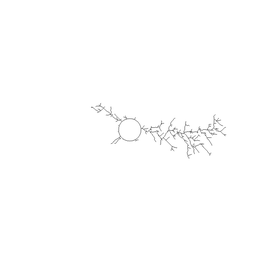
%> input picture PUF_DATA_COLORFLIPED/b31.tif, 260 x 260 px, shrunk from 800 x 800 before the run
$ octave monsoonScript31.m   (GNU Octave 9; MATLAB toolbox functions it lacks are replaced by stand-ins)
%> lines starting %> are read from the running program, lines starting %| are printed output that depends on the picture; in (x1, y1, x2, y2) boxes, pixels count from 0 and x2, y2 are one past the last pixel; in counts of white or black regions, pixels touching at a corner belong together; the program's own positions count from 1
### identification.m
function Rmat = identification(fileName, varargin)
%> called with fileName = 'b31.tif'
%PREPROCESS the initial image, the modeTYPE decide if the function need to
%handle the denoise the image and identificate the most possible one in reference set;

inputIMGE = imread(fileName);
%> inputIMGE is the input picture: size 260x260 uint8; min 112, max 255, mean 254.1
inputIMGE = im2double(inputIMGE);
%> inputIMGE: size 260x260 double
if (size(inputIMGE,3) == 3)
    inputIMGE = rgb2gray(inputIMGE);
end
inputIMGE = (inputIMGE*-1) + 1;
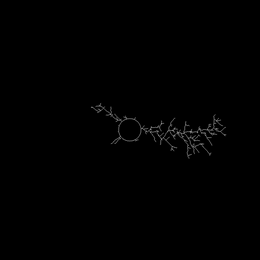
%> inputIMGE: size 260x260 double; min 0, max 0.561, mean 0.00365
[height, width] = size(inputIMGE);
%> height = 260; width = 260
rough_circle = hough_circle(inputIMGE,.5,0.1,33,37,1);

rough_circle = round(mean(rough_circle, 2));
circleCenter.x = rough_circle(1);
circleCenter.y = rough_circle(2);
circleCenter.radius = rough_circle(3);

%DENOISE PROCESS IF IT IS NECESSARY
if (~isempty(varargin))
    if (varargin{1} == "denoise")
        inputIMGE = denoiseHandle(inputIMGE);
    end
end

% Check more accurate radius
[xgrid, ygrid] = meshgrid(1:width, 1:height);
tempradius = circleCenter.radius;
for index = -3:3
    circle = sqrt((circleCenter.y - ygrid).^2 + (circleCenter.x...
        - xgrid).^2) <= tempradius + index;
    circle2 = sqrt((circleCenter.y - ygrid).^2 + (circleCenter.x...
        - xgrid).^2) <= tempradius + index -1;
    circleDiff = circle - circle2;
    [y, x] = find(circleDiff);
    temptotal = numel(y);
    if (sum(inputIMGE(y,x))/temptotal > .93)
        circleCenter.radius = tempradius + index;
        disp("succuessfully find the more accurate radius")
        break;
    end

    if (index == 3)
        circleCenter.radius = tempradius + .5;
    end
end


[TreeStruct, ~, ~, distinfo, angleinfo] = graph_based_rdGen(inputIMGE, circleCenter);

[maxmatchingRate, matchedTreeindex, Rmat] = mappingMain(TreeStruct,distinfo,angleinfo);
if (maxmatchingRate < 0.2)
    fprintf("The maxmachingRate is %d, which is too low. There is no PUF MATCHED!! \n", maxmatchingRate);
else
    fprintf("This testing PUF DENDRITE is matched to IMAGE b%d in reference!!! \n The mathcing Rate is %d!!!!! \n",...
        matchedTreeindex, maxmatchingRate);
end

fprintf("-----------------------------------------------------\n\n\n\n\n\n");

### hough_circle.m
function [para, hough_space,hough_circleOut] = hough_circle(BW,step_r,step_angle,r_min,r_max,p)
%> called with step_r = 0.5, step_angle = 0.1, r_min = 33, r_max = 37, p = 1
%[HOUGH_SPACE,HOUGH_CIRCLE,PARA] = HOUGH_CIRCLE(BW,STEP_R,STEP_ANGLE,R_MAX,P)

[m,n] = size(BW);
%> m = 260; n = 260
size_r = round((r_max-r_min)/step_r)+1;
size_angle = round(2*pi/step_angle);

hough_space = zeros(m,n,size_r);

[rows,cols] = find(BW);
%> rows = 1908 values from 103 to 161; cols = 1908 values from 90 to 229
ecount = size(rows);
%> ecount = [1908 1]

% Hough Transformation
% Transform (x,y) domain to (a, b, r) domain
% a = x-r*cos(angle)
% b = y-r*sin(angle)
for i=1:ecount
    for r=1:size_r
        for k=1:size_angle
            a = round(rows(i)-(r_min+(r-1)*step_r)*cos(k*step_angle));
            b = round(cols(i)-(r_min+(r-1)*step_r)*sin(k*step_angle));
            if(a>0&a<=m&b>0&b<=n)
                hough_space(a,b,r) = hough_space(a,b,r)+1;
            end
        end
    end
end

% ??????????
max_para = max(max(max(hough_space)));
%> max_para = 25
index = find(hough_space>=max_para*p);
%> index = 113995
length = size(index);
%> length = [1 1]
hough_circleOut=zeros(m,n);
for i=1:ecount
    for k=1:length
        par3 = floor(index(k)/(m*n))+1;
        par2 = floor((index(k)-(par3-1)*(m*n))/m)+1;
        par1 = index(k)-(par3-1)*(m*n)-(par2-1)*m;
        if((rows(i)-par1)^2+(cols(i)-par2)^2<(r_min+(par3-1)*step_r)^2+5&...
                (rows(i)-par1)^2+(cols(i)-par2)^2>(r_min+(par3-1)*step_r)^2-5)
            hough_circleOut(rows(i),cols(i)) = 1;
        end
    end
end
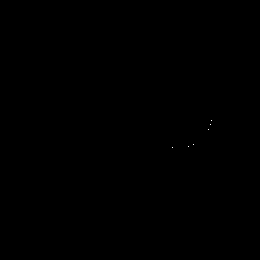
%> hough_circleOut: size 260x260 double; values 0 (black) and 1 (white), 0.01% white in thin lines or dots, all inside (x1, y1, x2, y2) = (172, 120, 212, 148)

% The output
for k=1:length
    par3 = floor(index(k)/(m*n))+1;
    par2 = floor((index(k)-(par3-1)*(m*n))/m)+1;
    par1 = index(k)-(par3-1)*(m*n)-(par2-1)*m;
    par3 = r_min+(par3-1)*step_r;
    fprintf(1,'Center%d at [%d, %d], radius = %d\n',k,par1,par2,par3);
    para(:,k) = [par1,par2,par3]';

end
%> this loop made 1 pass
%> (par3, par2, par1) on pass 1: (33.5, 179, 115)
%| Center1 at [115, 179], radius = 33.5
%> after the loop, para = [115; 179; 33.5]
%> in identification, `rough_circle = round(mean(rough_circle, 2));`: rough_circle = [115; 179; 34]
%> in identification, `circleCenter.x = rough_circle(1);`: circleCenter.x = 115
%> in identification, `circleCenter.y = rough_circle(2);`: circleCenter.y = 179
%> in identification, `circleCenter.radius = rough_circle(3);`: circleCenter.radius = 34
%> the loop in identification, `for index = -3:3` made 7 passes
%> (temptotal, circleCenter.radius) on pass 7: (240, 34.5)
%> temptotal on passes 1 to 6: 180, 208, 200, 216, 228, 200
%> pass 1, in identification, `circle2 = sqrt((circleCenter.y - ygrid).^2 + (circleCenter.x - xgrid)...`:
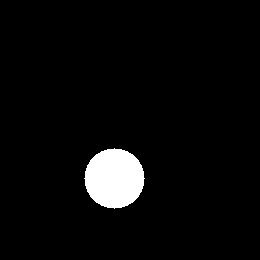
%> circle2: size 260x260 logical; 4.2% white; 1 white region, box (x1, y1, x2, y2) and area: (84, 148, 145, 209) 2821
%> pass 1, in identification, `circleDiff = circle - circle2;`:
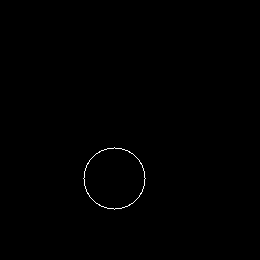
%> circleDiff: size 260x260 double; values 0 (black) and 1 (white), 0.27% white in thin lines or dots, all inside (x1, y1, x2, y2) = (83, 147, 146, 210)
%> after the loop in identification, `for index = -3:3`: circleCenter = {x 115, y 179, radius 34.5}

### graph_based_rdGen.m
function [TreeStruct, new_result, cellnodes, distinfo, angleinfo] = graph_based_rdGen(image, circleInfo, varargin)
%%This function is differ than the original graph_based function, it should
%%be called when the image is just a skeleton, and can be easily get Tree
%%structure

%%% remove circle in center and find tree initial point
[height, width] = size(image);
%> height = 260; width = 260
radius = circleInfo.radius;
%> radius = 34.5
centery = circleInfo.x;
%> centery = 115
centerx = circleInfo.y;
%> centerx = 179
% ADD 1st mask
initial_image = image;
[xgrid, ygrid] = meshgrid(1:width, 1:height);
mask = sqrt((xgrid-centery).^2 + (ygrid-centerx).^2) <= radius-1;
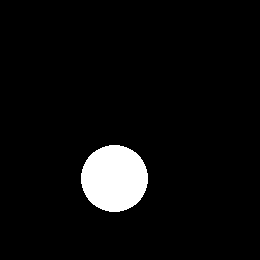
%> mask: size 260x260 logical; 5.2% white; 1 white region, box (x1, y1, x2, y2) and area: (81, 145, 148, 212) 3521
mask = (mask-1)*(-1);
initial_image = mask.*initial_image;

rootinfo.radius = radius;
%> rootinfo.radius = 34.5
rootinfo.x = centerx;
%> rootinfo.x = 179
rootinfo.y = centery;
%> rootinfo.y = 115
TrueDotsSet = findInitialDots(image, 1, rootinfo, []);

%%Check initialDots existance and store

% index = 1;
for k =1 :size(TrueDotsSet,1)
    %     if (initial_image(TrueDotsSet(k,1), TrueDotsSet(k,1)) ~= 1)
    %         continue
    %     end
    eval(['points.p' num2str(k) '.x = TrueDotsSet(k,2);']);
    eval(['points.p' num2str(k) '.y = TrueDotsSet(k,1);']);
    %     index = index + 1;
end

% imshow(image)
% viscircles([TrueDotsSet(:,2) TrueDotsSet(:,1)],ones(1,size(TrueDotsSet,1)) * 0.3);
parent.x = rootinfo.x;
parent.y = rootinfo.y;
parent.level = 1;

% The input is subnode for central node, parent and image,...
% the output is overthrough node based on the input nodes.
result = newNode_Search(points, initial_image, parent,[], [], 1, circleInfo);
% hold all;
% plot(result(:,2),result(:,1),'.','MarkerSize',20);
%%% prepare desired graph
new_result =zeros(size(result,1), 10);

for l =1 : size(result,1)
    % node[Rx(the distance between parent and child), Ry (same as
    % before), angle, type ,level, parentx, parenty, x, y, middle radius]
    % 11/19/18 modified angle to atan2 and make it as degree  Zaoyi
    new_result(l,:) = [result(l,1)-result(l,5) result(l,2)-result(l,6)...
        atan2(((result(l,6)-result(1,2))),(result(l,1)-result(1,5)))...
        result(l,3) result(l,4) result(l,5) result(l,6) result(l,1) result(l,2) radius];
end
length_level = max(new_result(:,5)); % The highest depth
new_result =[new_result,zeros(size(result,1),1)];
%
% figure, imshow(image)
% viscircles([new_result(:,8) new_result(:,9)],ones(1,size(new_result,1)) * 0.5);

% Make the node set to have an id, which is based on angle
% Modified Zaoyi 11/25/2018
[newnew_result, index] = sort(new_result(:,3));
new_result = new_result(index,:);
for z=1:length_level      % To get the nodes with in the same level
    [samelevely,samelevelx] =  (find(new_result(:,5)==z));
    templevelmatrix = new_result(samelevely,3);
    [h,w] = size(templevelmatrix);
    Id = [1:h].';
    % Give them like a ID for every node, if they are in the same level, they have ID from [1, h].
    for ww=1:h
        new_result(samelevely(ww),10) = Id(ww);
    end
end


% Mark the node set to have ability to handle the children     %%%
% Modified Zaoyi 11/18/2018
[row, col] = size(new_result);
cellnodes = cell(row, col);
for r = 1:row
    for c = 1:col
        cellnodes{r,c} = new_result(r,c);
    end
end

count = 1;
for m = 1:row
    cellnodes{m, 12} = count;
    new_result(m, 12) = count;
    count = count + 1;
end


% Link children method, see specfic in the linkchildern method %% modified
% Zaoyi Chi
cellnodes = linkchildren(cellnodes, row, new_result);

for param = 1:row
    if (cellnodes{param,4} == 1)
        cellnodes{param,4} = 'bifurcation';
    elseif(cellnodes{param,4} == 2)
        cellnodes{param,4} = 'end';
    end
end

% Link siblings method, only for same parent and same level are siblings %
% modified Zaoyi Chi

cellnodes = linksibling(cellnodes, new_result);

if (isempty(varargin))
    % Build TreeStructure %%%Modified Zaoyi
    [TreeStruct, distinfo, angleinfo] = buildTreeStrcut(cellnodes, new_result, rootinfo);
else
    distinfo = varargin{1};
    angleinfo = varargin{2};
    TreeStruct = buildTreeStrcut(cellnodes, new_result, rootinfo, distinfo, angleinfo);
    %%%
end
end

### findInitialDots.m
function TrueDotsSet = findInitialDots(skleton, iterTimes, rootinfo, exdotsSet)
%> called with iterTimes = 1, exdotsSet = []
%%Find the initial points of each branch of the skleton
%%The recursive function to find the points, iterTimes starts with 0

[het, len] = size(skleton);
%> het = 260; len = 260
[xgrid, ygrid] = meshgrid(1:len,1:het);

firstMask = (sqrt((xgrid - rootinfo.y).^2 + (ygrid - rootinfo.x).^2)...
    <= rootinfo.radius + iterTimes);
%> firstMask: size 260x260 logical; 5.9% white; 1 white region, box (x1, y1, x2, y2) and area: (79, 143, 150, 214) 3969

firstMask = -firstMask + 1;
skletonTemp = skleton .* firstMask;

secondMask = (sqrt((xgrid - rootinfo.y).^2 + (ygrid - rootinfo.x).^2)...
    <= rootinfo.radius + iterTimes + 1);
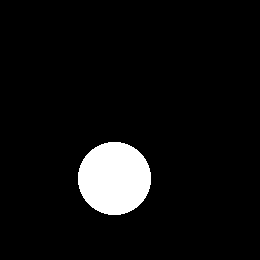
%> secondMask: size 260x260 logical; 6.2% white; 1 white region, box (x1, y1, x2, y2) and area: (78, 142, 151, 215) 4197

initialDotsImage = skletonTemp .* secondMask;
[dotsSetx, dotsSety] = find(initialDotsImage == 1);
%> dotsSetx = []; dotsSety = []
dotsSet = [dotsSetx, dotsSety];
%> dotsSet = []


%%Solve the new dotsSet have two adjacent dots, only have the smaller one
numDots = size(dotsSet, 1);
%> numDots = 0
tempdotsOg = dotsSet;
%> tempdotsOg = []
for index = 1:numDots
    tempDot = tempdotsOg(index,:);
    tempDotsSet = setdiff(dotsSet, tempDot, 'rows', 'stable');

    for index2 = 1:size(tempDotsSet,1)
        tempDot2 = tempDotsSet(index2,:);
        if ((tempDot(1) == tempDot2(1) || tempDot(1) == tempDot2(1)+1 || ...
                tempDot(1) == tempDot2(1)-1) && (tempDot(2) == tempDot2(2) || ...
                tempDot(2) == tempDot2(2)+1 || tempDot(2) == tempDot2(2)-1))

            r1 = sqrt((tempDot(1) - rootinfo.x)^2 + (tempDot(2) - rootinfo.y)^2);
            r2 = sqrt((tempDot2(1) - rootinfo.x)^2 + (tempDot2(2) - rootinfo.y)^2);

            if (r1 <= r2)
                dotsSet = setdiff(dotsSet, tempDot2, 'rows', 'stable');
            else
                dotsSet = setdiff(dotsSet, tempDot, 'rows', 'stable');
            end

            break;
        end
    end
end
%> this loop made 0 passes

%%Do comparison between the new dotsSet and previous one
numDots = size(dotsSet,1);
numexDots = size(exdotsSet,1);
tempSet = dotsSet;
%> tempSet = []
for index = 1:numDots
    X = tempSet(index,1);
    Y = tempSet(index,2);
    for index2 = 1:numexDots
        exX = exdotsSet(index2,1);
        exY = exdotsSet(index2,2);
        if ((exX == X || exX == X + 1 ||  exX == X - 1)...
                && (exY == Y || exY == Y + 1 || exY == Y -1))
            dotsSet = setdiff(dotsSet,[X, Y], 'rows', 'stable');
            break;
        end
    end
end

if (iterTimes == 1)
    TrueDotsSet = dotsSet;
%> TrueDotsSet = []
else
    TrueDotsSet = union(exdotsSet,dotsSet,'rows','stable');
end

if (iterTimes == 2)
    return;
else
    TrueDotsSet = findInitialDots(skleton, iterTimes + 1, rootinfo,...
        TrueDotsSet);
%> call 2 of findInitialDots, with iterTimes = 2, exdotsSet = []
%> in findInitialDots (call 2), `secondMask = (sqrt((xgrid - rootinfo.y).^2 + (ygrid - rootinfo.x).^2) ..`:
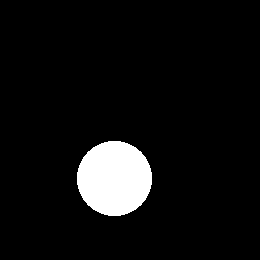
%> secondMask: size 260x260 logical; 6.5% white; 1 white region, box (x1, y1, x2, y2) and area: (77, 141, 152, 216) 4421
%> in findInitialDots (call 2), `numDots = size(dotsSet, 1);`: numDots = 0
%> in findInitialDots (call 2), `tempdotsOg = dotsSet;`: tempdotsOg = []
%> in findInitialDots (call 2), `numexDots = size(exdotsSet,1);`: numexDots = 0
%> in findInitialDots (call 2), `tempSet = dotsSet;`: tempSet = []
end

### monsoonScript31.m
Rmat = zeros(50,1);
fileName = "b31.tif";
RmatTemp = identification(fileName);
%> in graph_based_rdGen, `parent.x = rootinfo.x;`: parent.x = 179
%> in graph_based_rdGen, `parent.y = rootinfo.y;`: parent.y = 115
%> the run ends on the next line

$ run again, with PUF_DATA_COLORFLIPED/b1.tif copied over PUF_DATA_COLORFLIPED/b31.tif
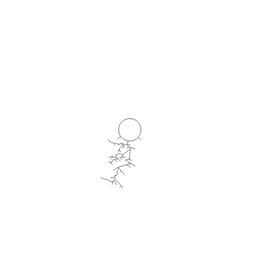
%> input picture PUF_DATA_COLORFLIPED/b1.tif, 260 x 260 px, shrunk from 800 x 800 before the run
%> in identification, inputIMGE is the input picture: size 260x260 uint8; min 133, max 255, mean 254.6
%> rows = 921 values from 117 to 191; cols = 921 values from 99 to 144
%> ecount = [921 1]
%> max_para = 18
%> index = [23809; 27430; 37350; 38130; 90890; 106508; 160310; 174369; 240932; 241451; 309052; 309309]
%> length = [12 1]
%> the loop in hough_circle, `for k=1:length` made 12 passes
%> (par3, par2, par1) on passes 1 to 8: (33, 92, 149), (33, 106, 130), (33, 144, 170), (33, 147, 170), (33.5, 90, 150), (33.5, 150, 168), (34, 97, 150), (34, 151, 169)
%> (printed output is left out)
%> after the loop in hough_circle, `for k=1:length`: para = 12 columns, first 8: [149 130 170 170 150 168 150 169; 92 106 144 147 90 150 97 151; 33 33 33 33 33.5 33.5 34 34]
%> in identification, `rough_circle = hough_circle(inputIMGE,.5,0.1,33,37,1);`: rough_circle has the same summary as para in hough_circle
%> in identification, `rough_circle = round(mean(rough_circle, 2));`: rough_circle = [162; 131; 34]
%> circleCenter.x = 162
%> circleCenter.y = 131
%> in identification, `circleCenter.radius = rough_circle(3);`: circleCenter.radius = 34
%> the loop in identification, `for index = -3:3` made 7 passes
%> (temptotal, circleCenter.radius) on pass 7: (240, 34.5)
%> pass 1, in identification, `circle = sqrt((circleCenter.y - ygrid).^2 + (circleCenter.x - xgrid).^..`:
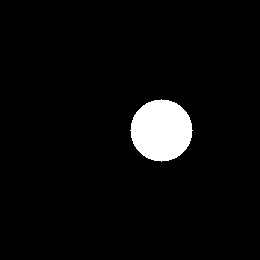
%> circle: size 260x260 logical; 4.4% white; 1 white region, box (x1, y1, x2, y2) and area: (130, 99, 193, 162) 3001
%> after the loop in identification, `for index = -3:3`: circleCenter = {x 162, y 131, radius 34.5}
%> radius = 34.5
%> centery = 162
%> centerx = 131
%> rootinfo.radius = 34.5
%> rootinfo.x = 131
%> rootinfo.y = 162
%> secondMask: size 260x260 logical; 6.2% white; 1 white region, box (x1, y1, x2, y2) and area: (125, 94, 198, 167) 4197
%> dotsSetx = []
%> numDots = 0
%> tempdotsOg = []
%> in findInitialDots (call 2), `secondMask = (sqrt((xgrid - rootinfo.y).^2 + (ygrid - rootinfo.x).^2) ..`:
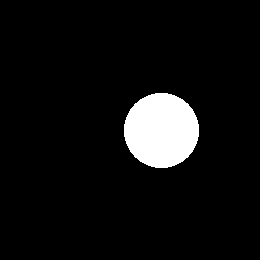
%> secondMask: size 260x260 logical; 6.5% white; 1 white region, box (x1, y1, x2, y2) and area: (124, 93, 199, 168) 4421
%> numDots = 0
%> tempdotsOg = []
%> numexDots = 0
%> tempSet = []
%> parent.x = 131
%> parent.y = 162
